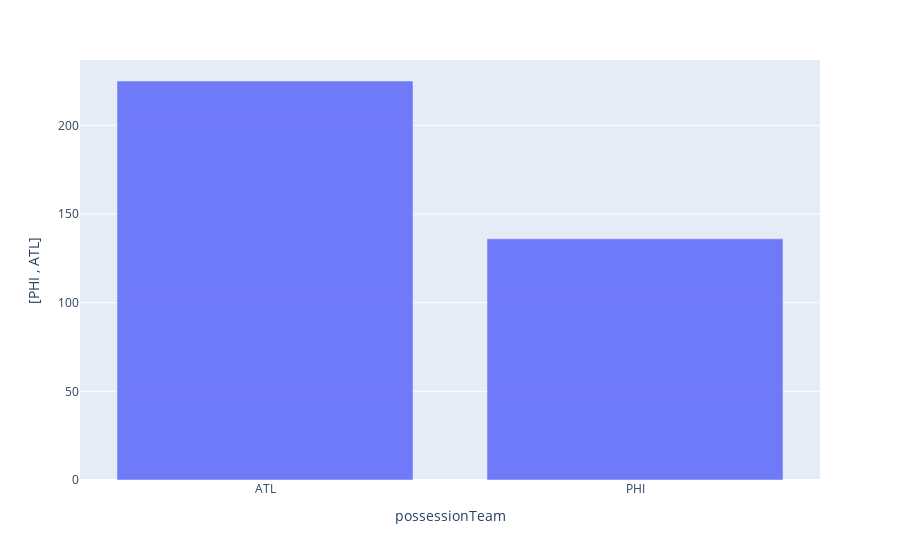

Source (notebook cell):
### Code cell
bar_offense_result = px.bar(
data_frame = offense_result_match,
x = 'possessionTeam',
y = var,

opacity = 0.9,
orientation = 'v')
#barmode = 'group',
#facet_row = 'playType',
#color_discrete_sequence =['thistle ', 'mediumslateblue', 'orangered'],
#hover_name = 'matches',
#labels = {'playType_Count': 'number of times play-type repeated in week', 'playType': 'play-type chosen by teams'},
#title = 'stacked bar chart for playtype based on each game, each week')
#barchart_playtype.update_layout(height = 1200)
#barchart_playtype.update_yaxes(matches = None)
bar_offense_result

### Figure 1 — Plotly figure (JSON) as saved in the notebook; plotly's stock layout.template omitted (floating-point values rounded to 4 significant figures)
{"data": [{"alignmentgroup": "True", "hovertemplate": "possessionTeam=%{x}<br>[PHI , ATL]=%{y}<extra></extra>", "legendgroup": "", "marker": {"color": "#636efa", "opacity": 0.9}, "name": "", "offsetgroup": "", "orientation": "v", "showlegend": false, "textposition": "auto", "type": "bar", "x": ["ATL", "PHI"], "xaxis": "x", "y": [225, 136], "yaxis": "y"}], "layout": {"barmode": "relative", "legend": {"tracegroupgap": 0}, "margin": {"t": 60}, "xaxis": {"anchor": "y", "domain": [0, 1], "title": {"text": "possessionTeam"}}, "yaxis": {"anchor": "x", "domain": [0, 1], "title": {"text": "[PHI , ATL]"}}}}
